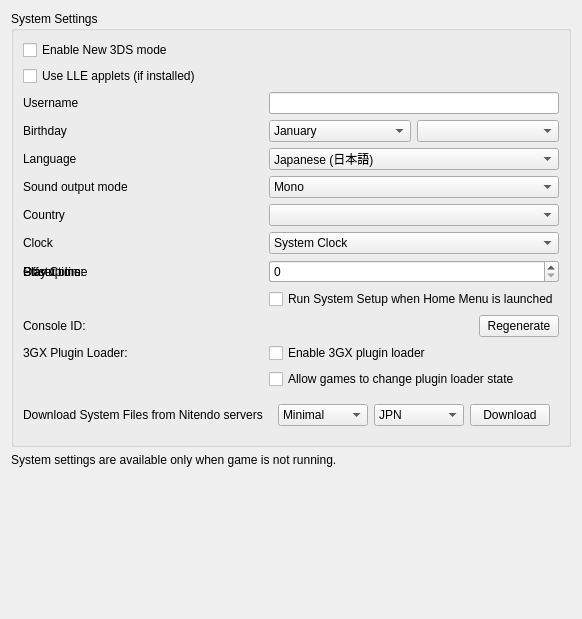
<?xml version="1.0" encoding="UTF-8"?>
<ui version="4.0">
 <class>ConfigureSystem</class>
 <widget class="QWidget" name="ConfigureSystem">
  <property name="geometry">
   <rect>
    <x>0</x>
    <y>0</y>
    <width>535</width>
    <height>619</height>
   </rect>
  </property>
  <property name="windowTitle">
   <string>Form</string>
  </property>
  <layout class="QHBoxLayout" name="horizontalLayout">
   <item>
    <layout class="QVBoxLayout" name="verticalLayout">
     <item>
      <widget class="QGroupBox" name="group_system_settings">
       <property name="title">
        <string>System Settings</string>
       </property>
       <layout class="QGridLayout" name="gridLayout">
        <item row="1" column="0">
         <widget class="QCheckBox" name="toggle_new_3ds">
          <property name="text">
           <string>Enable New 3DS mode</string>
          </property>
         </widget>
        </item>
        <item row="2" column="0">
         <widget class="QCheckBox" name="toggle_lle_applets">
          <property name="text">
           <string>Use LLE applets (if installed)</string>
          </property>
         </widget>
        </item>
        <item row="3" column="1">
         <widget class="QLineEdit" name="edit_username">
          <property name="sizePolicy">
           <sizepolicy hsizetype="Preferred" vsizetype="Fixed">
            <horstretch>0</horstretch>
            <verstretch>0</verstretch>
           </sizepolicy>
          </property>
          <property name="maxLength">
           <number>10</number>
          </property>
         </widget>
        </item>
        <item row="3" column="0">
         <widget class="QLabel" name="label_username">
          <property name="text">
           <string>Username</string>
          </property>
         </widget>
        </item>
        <item row="4" column="0">
         <widget class="QLabel" name="label_birthday">
          <property name="text">
           <string>Birthday</string>
          </property>
         </widget>
        </item>
        <item row="4" column="1">
         <layout class="QHBoxLayout" name="horizontalLayout_birthday2">
          <item>
           <widget class="QComboBox" name="combo_birthmonth">
            <item>
             <property name="text">
              <string>January</string>
             </property>
            </item>
            <item>
             <property name="text">
              <string>February</string>
             </property>
            </item>
            <item>
             <property name="text">
              <string>March</string>
             </property>
            </item>
            <item>
             <property name="text">
              <string>April</string>
             </property>
            </item>
            <item>
             <property name="text">
              <string>May</string>
             </property>
            </item>
            <item>
             <property name="text">
              <string>June</string>
             </property>
            </item>
            <item>
             <property name="text">
              <string>July</string>
             </property>
            </item>
            <item>
             <property name="text">
              <string>August</string>
             </property>
            </item>
            <item>
             <property name="text">
              <string>September</string>
             </property>
            </item>
            <item>
             <property name="text">
              <string>October</string>
             </property>
            </item>
            <item>
             <property name="text">
              <string>November</string>
             </property>
            </item>
            <item>
             <property name="text">
              <string>December</string>
             </property>
            </item>
           </widget>
          </item>
          <item>
           <widget class="QComboBox" name="combo_birthday"/>
          </item>
         </layout>
        </item>
        <item row="5" column="0">
         <widget class="QLabel" name="label_language">
          <property name="text">
           <string>Language</string>
          </property>
         </widget>
        </item>
        <item row="5" column="1">
         <widget class="QComboBox" name="combo_language">
          <property name="toolTip">
           <string>Note: this can be overridden when region setting is auto-select</string>
          </property>
          <item>
           <property name="text">
            <string>Japanese (日本語)</string>
           </property>
          </item>
          <item>
           <property name="text">
            <string>English</string>
           </property>
          </item>
          <item>
           <property name="text">
            <string>French (français)</string>
           </property>
          </item>
          <item>
           <property name="text">
            <string>German (Deutsch)</string>
           </property>
          </item>
          <item>
           <property name="text">
            <string>Italian (italiano)</string>
           </property>
          </item>
          <item>
           <property name="text">
            <string>Spanish (español)</string>
           </property>
          </item>
          <item>
           <property name="text">
            <string>Simplified Chinese (简体中文)</string>
           </property>
          </item>
          <item>
           <property name="text">
            <string>Korean (한국어)</string>
           </property>
          </item>
          <item>
           <property name="text">
            <string>Dutch (Nederlands)</string>
           </property>
          </item>
          <item>
           <property name="text">
            <string>Portuguese (português)</string>
           </property>
          </item>
          <item>
           <property name="text">
            <string>Russian (Русский)</string>
           </property>
          </item>
          <item>
           <property name="text">
            <string>Traditional Chinese (正體中文)</string>
           </property>
          </item>
         </widget>
        </item>
        <item row="6" column="0">
         <widget class="QLabel" name="label_sound">
          <property name="text">
           <string>Sound output mode</string>
          </property>
         </widget>
        </item>
        <item row="6" column="1">
         <widget class="QComboBox" name="combo_sound">
          <item>
           <property name="text">
            <string>Mono</string>
           </property>
          </item>
          <item>
           <property name="text">
            <string>Stereo</string>
           </property>
          </item>
          <item>
           <property name="text">
            <string>Surround</string>
           </property>
          </item>
         </widget>
        </item>
        <item row="7" column="0">
         <widget class="QLabel" name="label_country">
          <property name="text">
           <string>Country</string>
          </property>
         </widget>
        </item>
        <item row="7" column="1">
         <widget class="QComboBox" name="combo_country"/>
        </item>
        <item row="8" column="0">
         <widget class="QLabel" name="label_init_clock">
          <property name="text">
           <string>Clock</string>
          </property>
         </widget>
        </item>
        <item row="8" column="1">
         <widget class="QComboBox" name="combo_init_clock">
          <item>
           <property name="text">
            <string>System Clock</string>
           </property>
          </item>
          <item>
           <property name="text">
            <string>Fixed Time</string>
           </property>
          </item>
         </widget>
        </item>
        <item row="9" column="0">
         <widget class="QLabel" name="label_init_time">
          <property name="text">
           <string>Startup time</string>
          </property>
         </widget>
        </item>
        <item row="9" column="1">
         <widget class="QDateTimeEdit" name="edit_init_time">
          <property name="displayFormat">
           <string>yyyy-MM-ddTHH:mm:ss</string>
          </property>
         </widget>
        </item>
        <item row="9" column="0">
         <widget class="QLabel" name="label_init_time_offset">
          <property name="text">
           <string>Offset time</string>
          </property>
         </widget>
        </item>
        <item row="9" column="1">
         <layout class="QGridLayout" name="edit_init_time_offset_grid">
          <item row="0" column="0">
           <widget class="QSpinBox" name="edit_init_time_offset_days">
            <property name="suffix">
             <string> days</string>
            </property>
            <property name="minimum">
             <number>-2147483648</number>
            </property>
            <property name="maximum">
             <number>2147483647</number>
            </property>
           </widget>
          </item>
          <item row="0" column="1">
           <widget class="QTimeEdit" name="edit_init_time_offset_time">
            <property name="displayFormat">
             <string>HH:mm:ss</string>
            </property>
           </widget>
          </item>
         </layout>
        </item>
        <item row="9" column="0">
         <widget class="QLabel" name="label_play_coins">
          <property name="text">
           <string>Play Coins:</string>
          </property>
         </widget>
        </item>
        <item row="9" column="1">
         <widget class="QSpinBox" name="spinBox_play_coins">
          <property name="maximum">
           <number>300</number>
          </property>
         </widget>
        </item>
        <item row="10" column="1">
         <widget class="QCheckBox" name="toggle_system_setup">
          <property name="text">
           <string>Run System Setup when Home Menu is launched</string>
          </property>
         </widget>
        </item>
        <item row="11" column="0">
         <widget class="QLabel" name="label_console_id">
          <property name="text">
           <string>Console ID:</string>
          </property>
         </widget>
        </item>
        <item row="11" column="1">
         <widget class="QPushButton" name="button_regenerate_console_id">
          <property name="sizePolicy">
           <sizepolicy hsizetype="Fixed" vsizetype="Fixed">
            <horstretch>0</horstretch>
            <verstretch>0</verstretch>
           </sizepolicy>
          </property>
          <property name="layoutDirection">
           <enum>Qt::RightToLeft</enum>
          </property>
          <property name="text">
           <string>Regenerate</string>
          </property>
         </widget>
        </item>
        <item row="12" column="0">
         <widget class="QLabel" name="label_plugin_loader">
          <property name="text">
           <string>3GX Plugin Loader:</string>
          </property>
         </widget>
        </item>
        <item row="12" column="1">
         <widget class="QCheckBox" name="plugin_loader">
          <property name="text">
           <string>Enable 3GX plugin loader</string>
          </property>
         </widget>
        </item>
        <item row="13" column="1">
         <widget class="QCheckBox" name="allow_plugin_loader">
          <property name="text">
           <string>Allow games to change plugin loader state</string>
          </property>
         </widget>
        </item>
        <item row="14" column="0">
         <widget class="QLabel" name="label_nus_download">
          <property name="text">
           <string>Download System Files from Nitendo servers</string>
          </property>
         </widget>
        </item>
        <item row="14" column="1">
         <widget class="QWidget" name="body_nus_download">
          <layout class="QHBoxLayout" name="horizontalLayout_nus_download">
           <item>
            <widget class="QComboBox" name="combo_download_set">
             <item>
              <property name="text">
               <string>Minimal</string>
              </property>
             </item>
             <item>
              <property name="text">
               <string>Old 3DS</string>
              </property>
             </item>
             <item>
              <property name="text">
               <string>New 3DS</string>
              </property>
             </item>
            </widget>
           </item>
           <item>
            <widget class="QComboBox" name="combo_download_region">
             <item>
              <property name="text">
               <string>JPN</string>
              </property>
             </item>
             <item>
              <property name="text">
               <string>USA</string>
              </property>
             </item>
             <item>
              <property name="text">
               <string>EUR</string>
              </property>
             </item>
             <item>
              <property name="text">
               <string>AUS</string>
              </property>
             </item>
             <item>
              <property name="text">
               <string>CHN</string>
              </property>
             </item>
             <item>
              <property name="text">
               <string>KOR</string>
              </property>
             </item>
             <item>
              <property name="text">
               <string>TWN</string>
              </property>
             </item>
            </widget>
           </item>
           <item>
            <widget class="QPushButton" name="button_start_download">
             <property name="sizePolicy">
              <sizepolicy hsizetype="Fixed" vsizetype="Fixed">
               <horstretch>0</horstretch>
               <verstretch>0</verstretch>
              </sizepolicy>
             </property>
             <property name="layoutDirection">
              <enum>Qt::RightToLeft</enum>
             </property>
             <property name="text">
              <string>Download</string>
             </property>
            </widget>
           </item>
          </layout>
         </widget>
        </item>
       </layout>
      </widget>
     </item>
     <item>
      <widget class="QLabel" name="label_disable_info">
       <property name="text">
        <string>System settings are available only when game is not running.</string>
       </property>
       <property name="wordWrap">
        <bool>true</bool>
       </property>
      </widget>
     </item>
     <item>
      <spacer name="verticalSpacer">
       <property name="orientation">
        <enum>Qt::Vertical</enum>
       </property>
       <property name="sizeHint" stdset="0">
        <size>
         <width>20</width>
         <height>40</height>
        </size>
       </property>
      </spacer>
     </item>
    </layout>
   </item>
  </layout>
 </widget>
 <tabstops>
  <tabstop>toggle_new_3ds</tabstop>
  <tabstop>edit_username</tabstop>
  <tabstop>combo_birthmonth</tabstop>
  <tabstop>combo_birthday</tabstop>
  <tabstop>combo_language</tabstop>
  <tabstop>combo_sound</tabstop>
  <tabstop>combo_country</tabstop>
  <tabstop>combo_init_clock</tabstop>
  <tabstop>edit_init_time</tabstop>
  <tabstop>spinBox_play_coins</tabstop>
  <tabstop>button_regenerate_console_id</tabstop>
 </tabstops>
 <resources/>
 <connections/>
</ui>
